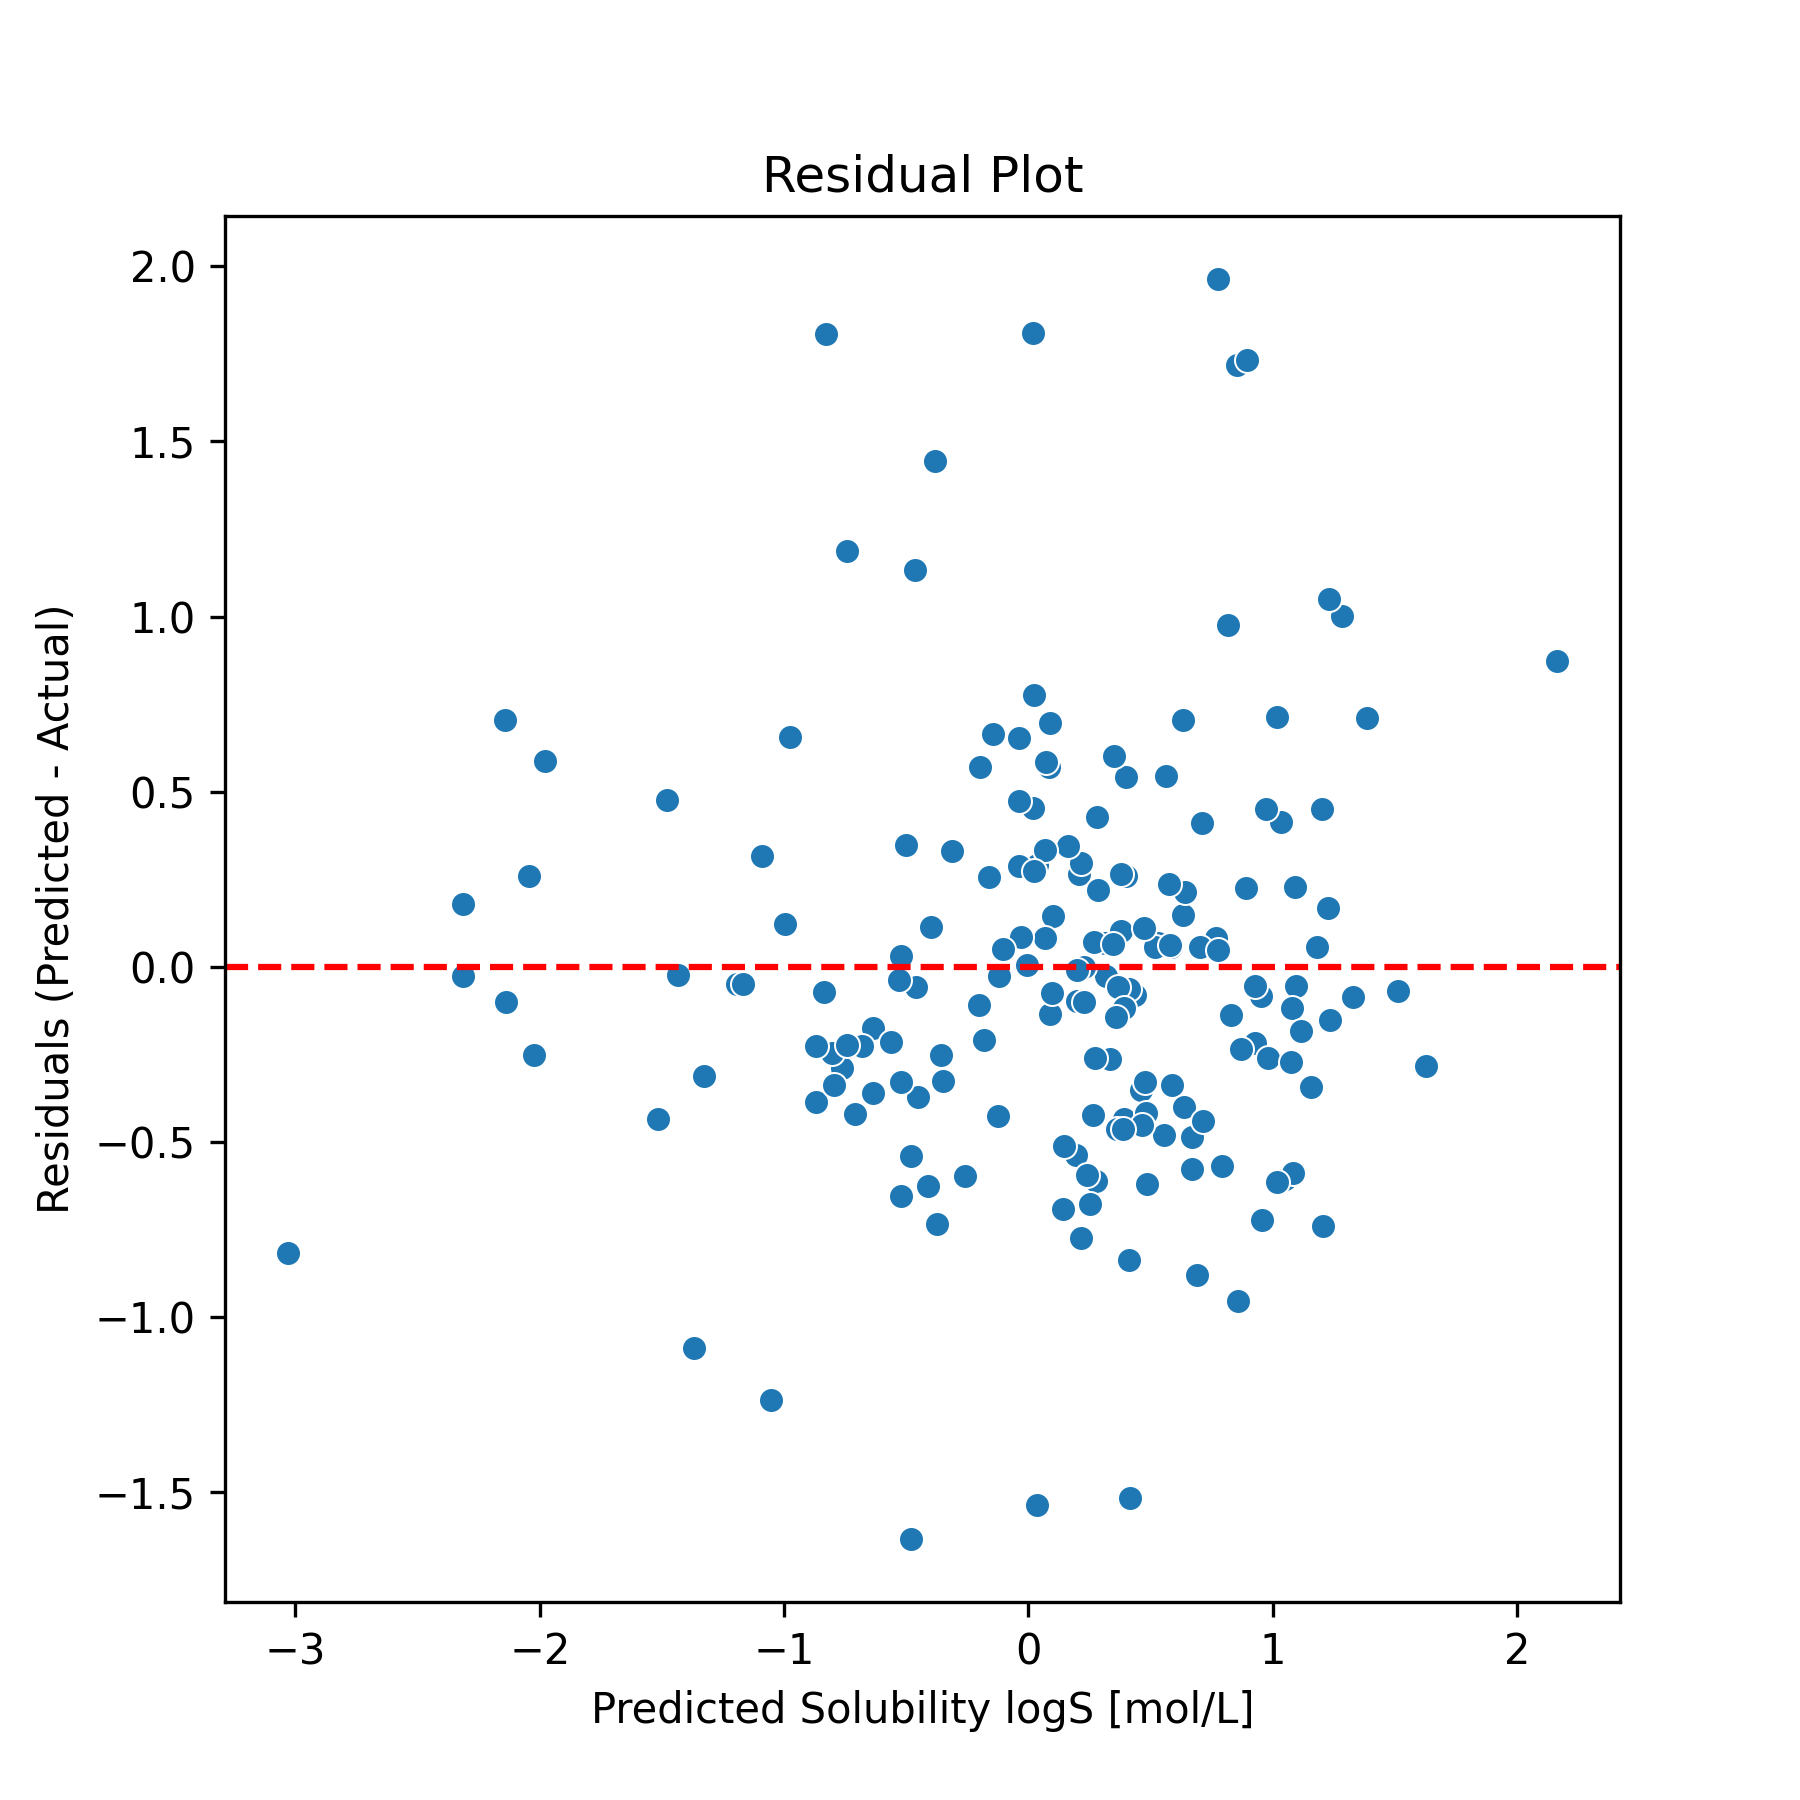

Reproduce this figure in Python.
#Residual Plot 

def residual_plot(test_dataframe, save_path="residual_plot.png"):

    """
    Create a residual plot for the test data
    
    Args:

        test_dataframe (pd.DataFrame): Test dataframe values 
        save_path (str): File path to residual plot

    Returns:

        Nothing 
        
    """
    
    plt.figure(figsize=(6, 6))
    sns.scatterplot(x=test_dataframe["Predicted Solubility logS [mol/L]"], y=test_dataframe["Residuals"])
    plt.title("Residual Plot")
    plt.xlabel("Predicted Solubility logS [mol/L]")
    plt.ylabel("Residuals (Predicted - Actual)")
    plt.axhline(0, color='red', linestyle='--')
    plt.savefig(save_path, dpi=300)
    plt.close()